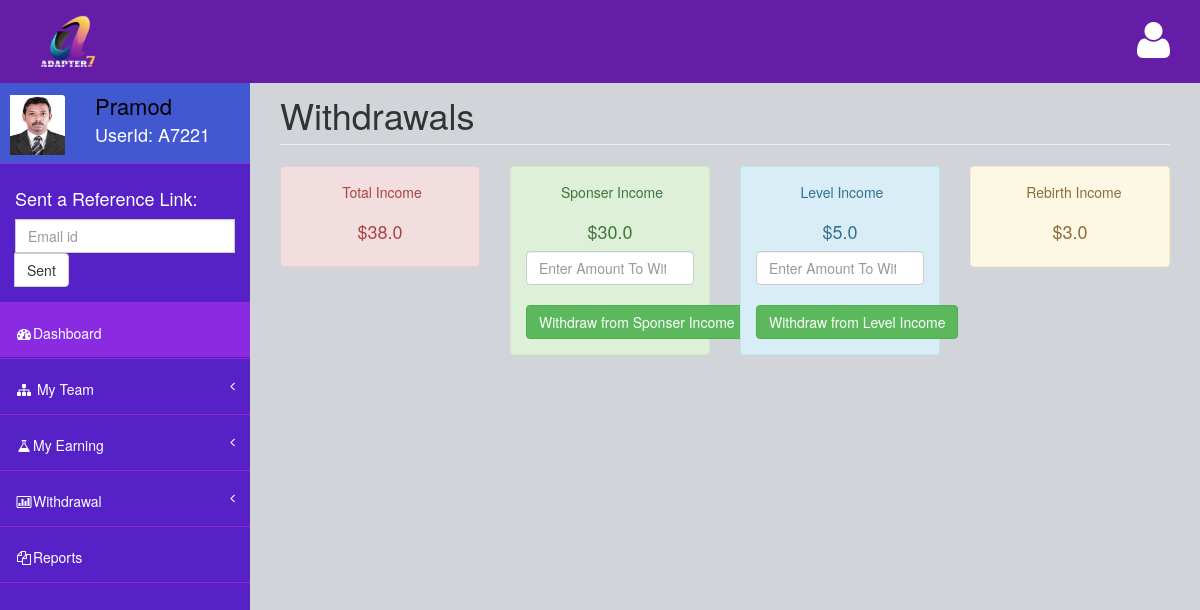
/Withdrawal (signed in), run on an earlier commit of the app's database.
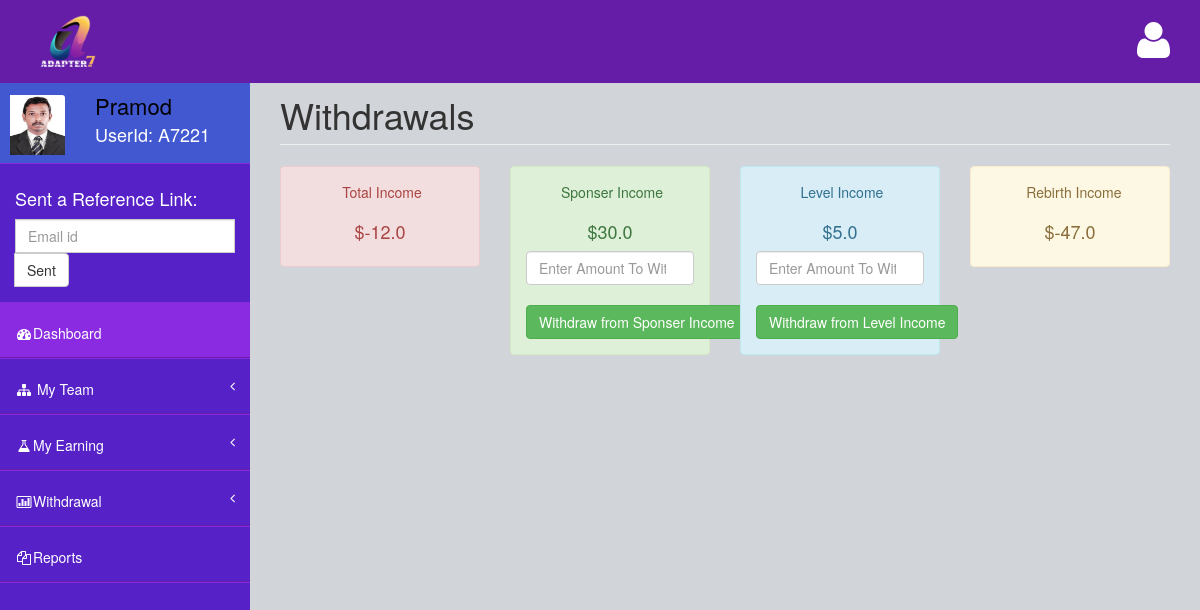
And on a later commit of the database.
### Home/models.py (models this page shows)
class UserDetails(models.Model):
    UserId = models.ForeignKey(User,on_delete=models.CASCADE)
    User_Key = models.CharField(max_length=255)
    User_Image = models.FileField(upload_to="profile_pic",null=True,blank=True)
    Hierachi_Level = models.IntegerField()
    Sponser_income = models.FloatField(null=True)
    Level_income = models.FloatField(null=True)
    My_income = models.FloatField(null=True)
    ReBirth_Income = models.FloatField(null=True)
    RebirthCount = models.IntegerField()

### Home/views.py (the view)
# urls.py: path("Withdrawal",views.Withdrawal,name="Withdrawal"),
def Withdrawal(request):
    userdetails = UserDetails.objects.get(UserId = request.user)
    T1 = TeamOne.objects.filter(Sponser = request.user)
    T1_S = TeamOne.objects.get(team = userdetails)
    userdetails_sponser = UserDetails.objects.get(UserId = T1_S.Sponser)
    team = TeamMembers.objects.filter(sponser = userdetails)
    teammembers = []
    for member in team:
        m = UserDetails.objects.get(UserId = member.member)
        teammembers.append(m)
    context = {
        "userdetails":userdetails,
        "total":userdetails.Sponser_income + userdetails.Level_income + userdetails.ReBirth_Income,
        "T1":T1,
        'T1_count':T1.count(),
        "T1_S":userdetails_sponser,
        "teammembers":teammembers,
    }
    return render(request,'withdrawals.html',context)

### templates/withdrawals.html (shortened to what this page needs)
{% extends "index.html" %}
{% block content %}
<div class="row">
    <div class="col-lg-12">
        <h1 class="page-header">Withdrawals</h1>
    </div>
</div>
<div class="col-lg-12">
</div>
<div class="row">
    <div class="col-lg-3">
        <div class="alert alert-danger text-center">
            &nbsp;<b></b>Total Income <br>
            <br>
            <h4>${{total}}</h4>
        </div>
    </div>
    <div class="col-lg-3">
        <div class="alert alert-success text-center">
            &nbsp;<b></b>Sponser Income <br><br>
            <h4>${{userdetails.Sponser_income}}</h4>
            <form action="{%url 'Withrawal_sponser' %}" method="post">
                <input type="number" name="amount" class="form-control" placeholder="Enter Amount To Withdraw" required><br>
            <button type="submit" class="btn btn-success">Withdraw from Sponser Income</button>
        </form>
        </div>
    </div>
    <div class="col-lg-3">
        <div class="alert alert-info text-center">
            &nbsp;<b></b>Level Income <br><br>
            <h4>${{userdetails.Level_income}}</h4>
            <form action="{%url 'Withrawal_Level' %}" method="post">
                <input type="number" name="amount" class="form-control" placeholder="Enter Amount To Withdraw" required><br>
            <button class="btn btn-success">Withdraw from Level Income</button>
            </form>
        </div>
    </div>
    <div class="col-lg-3">
        <div class="alert alert-warning text-center">
            &nbsp;<b> </b>Rebirth Income
            <br><br>
            <h4>${{userdetails.ReBirth_Income}}</h4>
        </div>
    </div>
</div>
{% endblock %}

### templates/index.html (shortened to what this page needs)
{% load static %}
<!DOCTYPE html>
<html>
<head>
    <link href="{%static 'assets/plugins/bootstrap/bootstrap.css' %}" rel="stylesheet" />
    <link href="{%static 'assets/font-awesome/css/font-awesome.css' %}" rel="stylesheet" />
    <link href="{%static 'assets/plugins/pace/pace-theme-big-counter.css' %}" rel="stylesheet" />
    <link href="{%static 'assets/css/style.css' %}" rel="stylesheet" />
    <link href="{%static 'assets/css/main-style.css' %}" rel="stylesheet" />
    <link href="{%static 'assets/plugins/morris/morris-0.4.3.min.css' %}" rel="stylesheet" />
</head>
<body>
    <div id="wrapper">
        <nav class="navbar navbar-default navbar-fixed-top" role="navigation" id="navbar">
            <div class="navbar-header">
                <a class="navbar-brand" href="{%url 'Index' %}">
                    <img src="{%static 'assets/img/logo.png' %}" alt="" />
                </a>
            </div>
            <ul class="nav navbar-top-links navbar-right">
                <li class="dropdown">
                    <a class="dropdown-toggle" data-toggle="dropdown" href="#">
                        <i class="fa fa-user fa-3x"></i>
                    </a>
                </li>
            </ul>
        </nav>
        <nav class="navbar-default navbar-static-side" role="navigation">
            <div class="sidebar-collapse">
                <ul class="nav" id="side-menu">
                    <li>
                        <div class="user-section">
                            <div class="user-section-inner">
                                <img src="{{userdetails.User_Image.url}}" alt="">
                            </div>
                            <div class="user-info">
                                <div>{{request.user.first_name}} <strong></strong></div>
                                <div class="user-text-online">
                                    UserId: {{userdetails.User_Key}}
                                </div>
                            </div>
                        </div>
                    </li>
                    <li class="sidebar-search">
                        <h4 style="color:white">Sent a Reference Link:</h4>
                        <div class="input-group custom-search-form">
                            <form action="{%url 'SentRefrelLink' userdetails.id %}" method="post">
                                <input type="email" class="form-control" name="email" placeholder="Email id">
                                <span class="input-group-btn">
                                    <button class="btn btn-default" type="submit">
                                        Sent
                                    </button>
                                </span>
                            </form>
                        </div>
                    </li>
                    <li class="selected">
                        <a href="{%url 'Index' %}"><i class="fa fa-dashboard fa-fw"></i>Dashboard</a>
                    </li>
                    <li>
                        <a href="#"><i class="fa fa-sitemap fa-fw"></i> My Team<span class="fa arrow"></span></a>
                    </li>
                    <li>
                        <a href="#"><i class="fa fa-flask fa-fw"></i>My Earning<span class="fa arrow"></span></a>
                    </li>
                    <li>
                        <a href="#"><i class="fa fa-bar-chart-o fa-fw"></i>Withdrawal<span class="fa arrow"></span></a>
                    </li>
                    <li>
                        <a href="#"><i class="fa fa-files-o fa-fw"></i>Reports</a>
                    </li>
                </ul>
            </div>
        </nav>
        <div id="page-wrapper">
            {% block content %}{% endblock content %}
        </div>
    </div>
</body>
</html>

What changed in the data, as far as the page shows it:
changed UserDetails: ReBirth_Income "3.0" → "-47.0"
Also different on the page:
{{ total }}: "38.0" → "-12.0"
